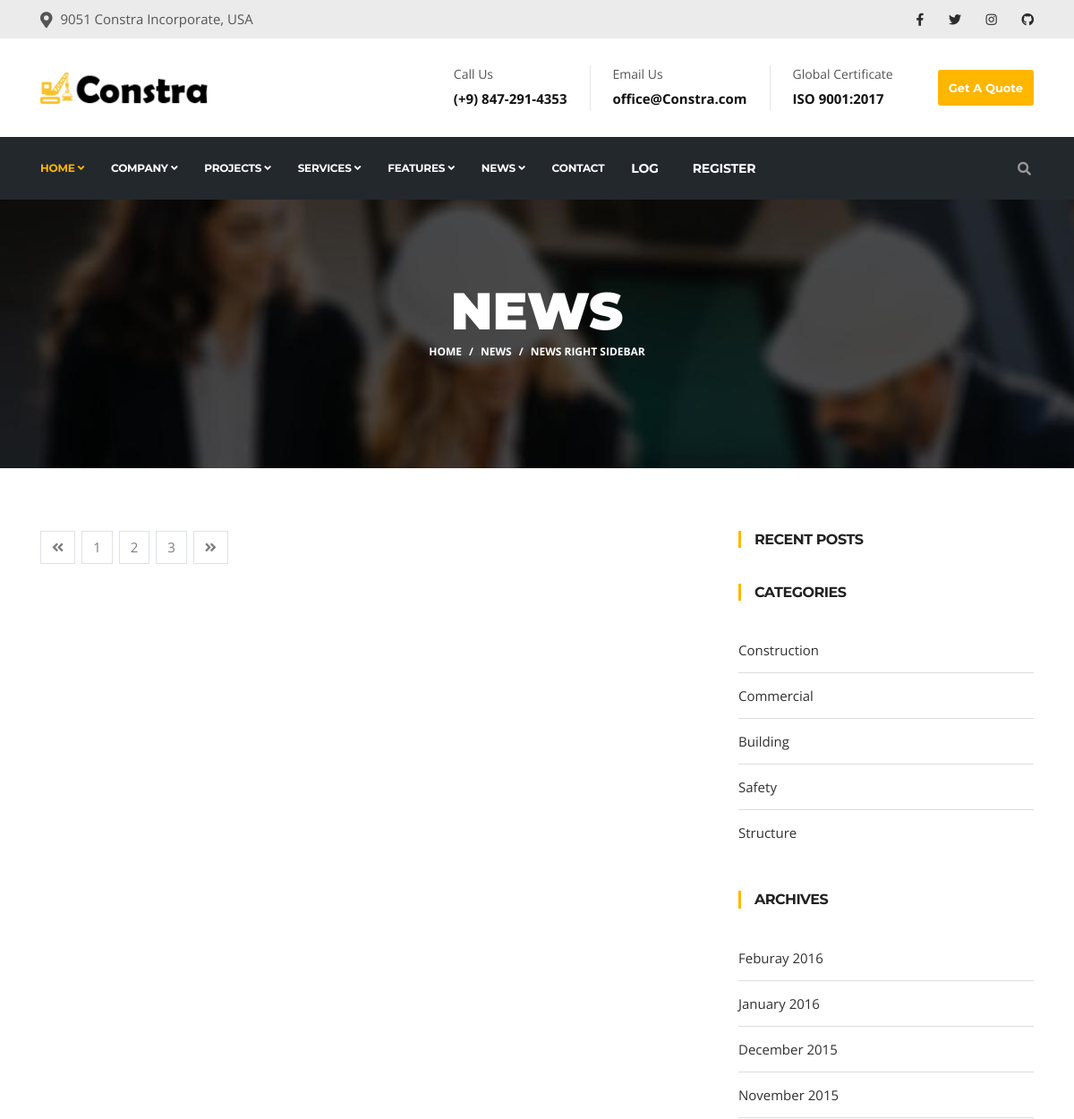
Before: /news-right/ (upper part) with the older database file.
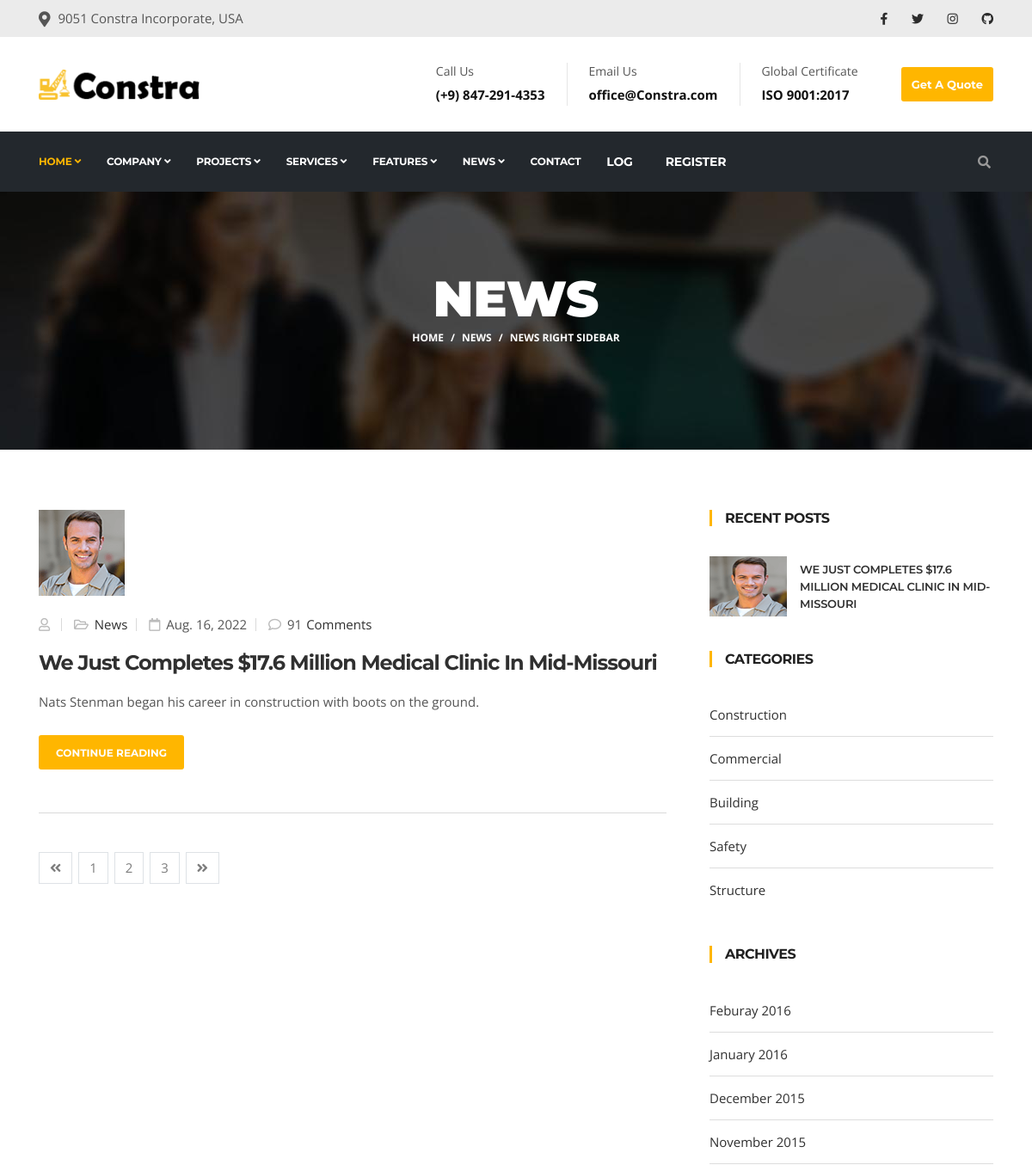
After: the same page with the newer database file.
### home/models.py (models this page shows, shortened)
class CommonInfo(models.Model):
    name = models.CharField(max_length=100)
    about = models.TextField(default='Nats Stenman began his career in construction with boots on the ground')
    class Meta:
        abstract = True

class News(CommonInfo):
    comments = models.IntegerField()
    comments_all = models.ManyToManyField(Comment)
    author = models.ForeignKey(User, on_delete=models.CASCADE)
    date = models.DateField()
    image = models.ImageField(upload_to='images/news/')
    class Meta:
        verbose_name_plural = 'News'

### home/views.py (the view)
class CustomList(ListView):
    pass

### templates/news/news-right.html
{% extends 'base/base.html' %}
{% load static %}
{% block content %}
<div id="banner-area" class="banner-area" style="background-image:url({% static 'images/banner/banner1.jpg'%})">
  <div class="banner-text">
    <div class="container">
        <div class="row">
          <div class="col-lg-12">
              <div class="banner-heading">
                <h1 class="banner-title">News</h1>
                <nav aria-label="breadcrumb">
                    <ol class="breadcrumb justify-content-center">
                      <li class="breadcrumb-item"><a href="{% url 'home:home' %}">Home</a></li>
                      <li class="breadcrumb-item"><a href="{% url 'home:home' %}">News</a></li>
                      <li class="breadcrumb-item active" aria-current="page">News Right sidebar</li>
                    </ol>
                </nav>
              </div>
          </div>
        </div>
    </div>
  </div>
</div>
<section id="main-container" class="main-container">
  <div class="container">
    <div class="row">
      <div class="col-lg-8 mb-5 mb-lg-0">
        {% include "news/list.html" %}
      </div>
      <div class="col-lg-4">
        <div class="sidebar sidebar-right">
          {% include 'news/recent.html' %}
        </div>
      </div>
    </div>
  </div>
</section>
{% endblock content %}

### templates/news/list.html
{% for o in object_list %}
<div class="post">
    <div class="post-media post-image">
    <img loading="lazy" src="{{o.image.url}}" class="img-fluid" alt="post-image">
    </div>
    <div class="post-body">
    <div class="entry-header">
        <div class="post-meta">
        <span class="post-author">
            <i class="far fa-user"></i><a href="#"> {{o.author}}</a>
        </span>
        <span class="post-cat">
            <i class="far fa-folder-open"></i><a href="#"> News</a>
        </span>
        <span class="post-meta-date"><i class="far fa-calendar"></i> {{o.date}}</span>
        <span class="post-comment"><i class="far fa-comment"></i> {{o.comments}}<a href="#"
            class="comments-link">Comments</a></span>
        </div>
        <h2 class="entry-title">
        <a href="{% url 'home:news-detail' o.id %}">{{o.name}}</a>
        </h2>
    </div>
    <div class="entry-content">
        <p>{{o.about | truncatewords:"65"}}.</p>
    </div>
    <div class="post-footer">
        <a href="{% url 'home:news-detail' o.id %}" class="btn btn-primary">Continue Reading</a>
    </div>
    </div>
</div>
{% endfor %}
<nav class="paging" aria-label="Page navigation example">
    <ul class="pagination">
    <li class="page-item"><a class="page-link" href="#"><i class="fas fa-angle-double-left"></i></a></li>
    <li class="page-item"><a class="page-link" href="#">1</a></li>
    <li class="page-item"><a class="page-link" href="#">2</a></li>
    <li class="page-item"><a class="page-link" href="#">3</a></li>
    <li class="page-item"><a class="page-link" href="#"><i class="fas fa-angle-double-right"></i></a></li>
    </ul>
</nav>

### templates/news/recent.html
<div class="widget recent-posts">
    <h3 class="widget-title">Recent Posts</h3>
    <ul class="list-unstyled">
        {% for o in news_list %}
        {% if forloop.revcounter < 4 %}
        <li class="d-flex align-items-center">
        <div class="posts-thumb">
            <a href="#"><img loading="lazy" alt="img" src="{{o.image.url}}"></a>
        </div>
        <div class="post-info">
            <h4 class="entry-title">
            <a href="#">{{o.name}}</a>
            </h4>
        </div>
        </li>
        {% endif %}
        {% endfor %}
    </ul>
</div>
{% include 'news/widgets.html' %}

Changed rows visible on the page:
added News: image (picture), date "Aug. 16, 2022", comments "91", name "We Just Completes $17.6 Million Medical Clinic In Mid-Missouri", about "Nats Stenman began his career in construction with boots on the ground", name "WE JUST COMPLETES $17.6 MILLION MEDICAL CLINIC IN MID-MISSOURI"
